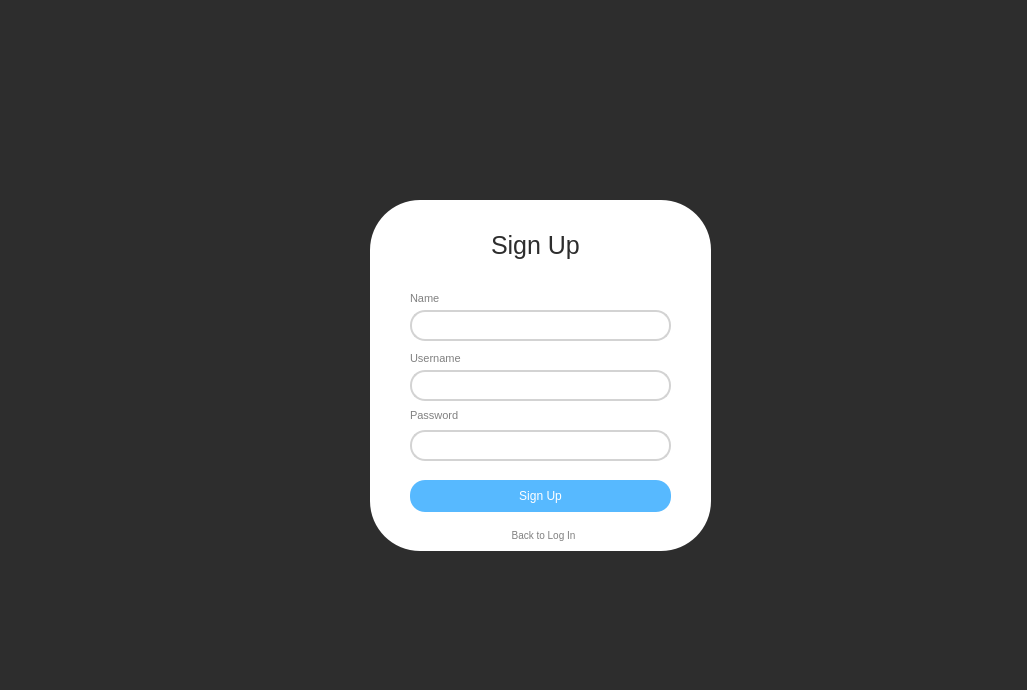
<?xml version="1.0" encoding="UTF-8"?>
<ui version="4.0">
 <class>LoginWindow</class>
 <widget class="QMainWindow" name="LoginWindow">
  <property name="geometry">
   <rect>
    <x>0</x>
    <y>0</y>
    <width>1027</width>
    <height>690</height>
   </rect>
  </property>
  <property name="font">
   <font>
    <family>.AppleSystemUIFont</family>
   </font>
  </property>
  <property name="windowTitle">
   <string>MainWindow</string>
  </property>
  <property name="styleSheet">
   <string notr="true">QWidget {
    background-color: #2D2D2D;
}
</string>
  </property>
  <widget class="QWidget" name="centralwidget">
   <widget class="QStackedWidget" name="stackedWidget">
    <property name="geometry">
     <rect>
      <x>20</x>
      <y>10</y>
      <width>991</width>
      <height>621</height>
     </rect>
    </property>
    <property name="currentIndex">
     <number>4</number>
    </property>
    <widget class="QWidget" name="page1">
     <widget class="QPushButton" name="helpButton">
      <property name="geometry">
       <rect>
        <x>689</x>
        <y>490</y>
        <width>51</width>
        <height>41</height>
       </rect>
      </property>
      <property name="styleSheet">
       <string notr="true">QPushButton {
    background-color: white;
    color: #2D2D2D;
    border-radius: 17px; 
	font-family: &quot;Century Gothic&quot;, sans-serif;
	font-size: 20px;
}




</string>
      </property>
      <property name="text">
       <string>?</string>
      </property>
     </widget>
     <widget class="QLabel" name="label">
      <property name="geometry">
       <rect>
        <x>370</x>
        <y>310</y>
        <width>71</width>
        <height>16</height>
       </rect>
      </property>
      <property name="styleSheet">
       <string notr="true">QLabel {
    background: transparent;
    color: gray;
	font-size: 11px;
 font-family: &quot;Century Gothic&quot;, sans-serif;
}
</string>
      </property>
      <property name="text">
       <string>Username</string>
      </property>
     </widget>
     <widget class="QPushButton" name="loginButton">
      <property name="geometry">
       <rect>
        <x>370</x>
        <y>460</y>
        <width>261</width>
        <height>32</height>
       </rect>
      </property>
      <property name="styleSheet">
       <string notr="true">QPushButton {
    background-color: #57B9FF;
    color: white;
    border-radius: 15px;
    font-family: &quot;Century Gothic&quot;, sans-serif;
}
</string>
      </property>
      <property name="text">
       <string>Log In</string>
      </property>
     </widget>
     <widget class="QLabel" name="label_6">
      <property name="geometry">
       <rect>
        <x>420</x>
        <y>86</y>
        <width>151</width>
        <height>51</height>
       </rect>
      </property>
      <property name="font">
       <font>
        <family>Impact</family>
        <pointsize>-1</pointsize>
        <bold>true</bold>
       </font>
      </property>
      <property name="styleSheet">
       <string notr="true">QLabel {
    background-color: none;
    color: white;
    border: 0px solid gray;
    border-radius: 10px;
    padding: 5px;
    font-size: 40px;
font-family: &quot;Impact&quot;, sans-serif;
    font-weight: bold;
}</string>
      </property>
      <property name="text">
       <string>NAS APP</string>
      </property>
     </widget>
     <widget class="QLabel" name="label_3">
      <property name="geometry">
       <rect>
        <x>370</x>
        <y>250</y>
        <width>71</width>
        <height>16</height>
       </rect>
      </property>
      <property name="styleSheet">
       <string notr="true">QLabel {
    background: transparent;
    color: gray;
	font-size: 11px;
 font-family: &quot;Century Gothic&quot;, sans-serif;
}
</string>
      </property>
      <property name="text">
       <string>Name</string>
      </property>
     </widget>
     <widget class="QFrame" name="frame">
      <property name="geometry">
       <rect>
        <x>330</x>
        <y>160</y>
        <width>341</width>
        <height>371</height>
       </rect>
      </property>
      <property name="styleSheet">
       <string notr="true">QFrame {
    background-color: white; 
    border: 0px solid lightgray; 
    border-radius: 50px; 
    padding: 10px; 
}
</string>
      </property>
      <property name="frameShape">
       <enum>QFrame::Shape::StyledPanel</enum>
      </property>
      <property name="frameShadow">
       <enum>QFrame::Shadow::Raised</enum>
      </property>
      <widget class="QLineEdit" name="NameLineEdit">
       <property name="geometry">
        <rect>
         <x>40</x>
         <y>110</y>
         <width>261</width>
         <height>31</height>
        </rect>
       </property>
       <property name="styleSheet">
        <string notr="true">QLineEdit {
background-color: white; 
color: black; 
border: 2px solid lightgray;
border-radius: 15px; 
padding: 5px;

}



</string>
       </property>
      </widget>
      <widget class="QPushButton" name="forgotButton">
       <property name="geometry">
        <rect>
         <x>193</x>
         <y>264</y>
         <width>121</width>
         <height>32</height>
        </rect>
       </property>
       <property name="styleSheet">
        <string notr="true">QPushButton {
    background-color: none; 
    color: grey; 
	font-size: 10px;
    border-radius: 15px; 
 font-family: &quot;Century Gothic&quot;, sans-serif;

}
</string>
       </property>
       <property name="text">
        <string>Forgot Password</string>
       </property>
      </widget>
      <widget class="QLabel" name="label_5">
       <property name="geometry">
        <rect>
         <x>100</x>
         <y>30</y>
         <width>151</width>
         <height>51</height>
        </rect>
       </property>
       <property name="styleSheet">
        <string notr="true">QLabel {
    background-color: none;
    color:  #2D2D2D;
    border: 0px solid gray;
    border-radius: 10px;
    padding: 5px;
    font-size: 25px;
 font-family: &quot;Century Gothic&quot;, sans-serif;
    font-weight: bold;
}
</string>
       </property>
       <property name="text">
        <string>Welcome</string>
       </property>
      </widget>
      <widget class="QLineEdit" name="usernameLineEdit">
       <property name="geometry">
        <rect>
         <x>40</x>
         <y>170</y>
         <width>261</width>
         <height>31</height>
        </rect>
       </property>
       <property name="styleSheet">
        <string notr="true">QLineEdit {
background-color: white; 
color: black; 
border: 2px solid lightgray;
border-radius: 15px; 
padding: 5px;
}

</string>
       </property>
      </widget>
      <widget class="QLineEdit" name="passwordLineEdit">
       <property name="geometry">
        <rect>
         <x>40</x>
         <y>230</y>
         <width>261</width>
         <height>31</height>
        </rect>
       </property>
       <property name="styleSheet">
        <string notr="true">QLineEdit {
background-color: white; 
color: black; 
border: 2px solid lightgray;
border-radius: 15px; 
padding: 5px;
}

</string>
       </property>
       <property name="echoMode">
        <enum>QLineEdit::EchoMode::Password</enum>
       </property>
      </widget>
      <widget class="QPushButton" name="signupPageButton">
       <property name="geometry">
        <rect>
         <x>90</x>
         <y>330</y>
         <width>161</width>
         <height>32</height>
        </rect>
       </property>
       <property name="styleSheet">
        <string notr="true">QPushButton {
    background-color: white;
    color: #57B9FF;
    border-radius: 15px;
    font-family: &quot;Century Gothic&quot;, sans-serif;
}
</string>
       </property>
       <property name="text">
        <string>Sign Up</string>
       </property>
      </widget>
     </widget>
     <widget class="QLabel" name="label_2">
      <property name="geometry">
       <rect>
        <x>370</x>
        <y>370</y>
        <width>60</width>
        <height>16</height>
       </rect>
      </property>
      <property name="styleSheet">
       <string notr="true">QLabel {
    background: transparent;
    color: gray;
	font-size: 11px;
 font-family: &quot;Century Gothic&quot;, sans-serif;
}
</string>
      </property>
      <property name="text">
       <string>Password</string>
      </property>
     </widget>
     <widget class="QLabel" name="label_31">
      <property name="geometry">
       <rect>
        <x>420</x>
        <y>90</y>
        <width>151</width>
        <height>51</height>
       </rect>
      </property>
      <property name="font">
       <font>
        <family>Impact</family>
        <pointsize>-1</pointsize>
        <bold>true</bold>
       </font>
      </property>
      <property name="styleSheet">
       <string notr="true">QLabel {
    background-color: none;
    color: #57B9FF;;
    border: 0px solid gray;
    border-radius: 10px;
    padding: 5px;
    font-size: 40px;
font-family: &quot;Impact&quot;, sans-serif;
    font-weight: bold;
}</string>
      </property>
      <property name="text">
       <string>NAS APP</string>
      </property>
     </widget>
     <zorder>label_31</zorder>
     <zorder>frame</zorder>
     <zorder>helpButton</zorder>
     <zorder>label</zorder>
     <zorder>loginButton</zorder>
     <zorder>label_6</zorder>
     <zorder>label_3</zorder>
     <zorder>label_2</zorder>
    </widget>
    <widget class="QWidget" name="page3">
     <widget class="QLabel" name="label_11">
      <property name="geometry">
       <rect>
        <x>380</x>
        <y>220</y>
        <width>261</width>
        <height>51</height>
       </rect>
      </property>
      <property name="styleSheet">
       <string notr="true">QLabel {
    background-color: none;
    color:  white;
    border: 0px solid gray;
    border-radius: 10px;
    padding: 5px;
    font-size: 25px;
 font-family: &quot;Century Gothic&quot;, sans-serif;
    font-weight: bold;
}
</string>
      </property>
      <property name="text">
       <string>Log in Successful</string>
      </property>
     </widget>
     <widget class="QPushButton" name="backButton">
      <property name="geometry">
       <rect>
        <x>420</x>
        <y>370</y>
        <width>151</width>
        <height>41</height>
       </rect>
      </property>
      <property name="styleSheet">
       <string notr="true">QPushButton {
    background-color: white;
    color: #2D2D2D;
    border-radius: 17px; 
	font-family: &quot;Century Gothic&quot;, sans-serif;
	font-size: 15px;
}




</string>
      </property>
      <property name="text">
       <string>Back to Log In</string>
      </property>
     </widget>
     <widget class="QLabel" name="label_13">
      <property name="geometry">
       <rect>
        <x>392</x>
        <y>270</y>
        <width>261</width>
        <height>51</height>
       </rect>
      </property>
      <property name="styleSheet">
       <string notr="true">QLabel {
    background-color: none;
    color:  white;
    border: 0px solid gray;
    border-radius: 10px;
    padding: 5px;
    font-size: 15px;
 font-family: &quot;Century Gothic&quot;, sans-serif;
    font-weight: bold;
}
</string>
      </property>
      <property name="text">
       <string>&lt;connect to home page&gt;</string>
      </property>
     </widget>
    </widget>
    <widget class="QWidget" name="page2">
     <widget class="QLabel" name="label_7">
      <property name="geometry">
       <rect>
        <x>420</x>
        <y>110</y>
        <width>151</width>
        <height>51</height>
       </rect>
      </property>
      <property name="styleSheet">
       <string notr="true">QLabel {
    background-color: none;
    color:  white;
    border: 0px solid gray;
    border-radius: 10px;
    padding: 5px;
    font-size: 25px;
 font-family: &quot;Century Gothic&quot;, sans-serif;
    font-weight: bold;
}
</string>
      </property>
      <property name="text">
       <string>Help page</string>
      </property>
     </widget>
     <widget class="QLabel" name="label_8">
      <property name="geometry">
       <rect>
        <x>220</x>
        <y>130</y>
        <width>731</width>
        <height>131</height>
       </rect>
      </property>
      <property name="styleSheet">
       <string notr="true">QLabel {
    background-color: none;
    color:  white;
    border: 0px solid gray;
    border-radius: 10px;
    padding: 5px;
    font-size: 15px;
 font-family: &quot;Century Gothic&quot;, sans-serif;
    font-weight: bold;
}
</string>
      </property>
      <property name="text">
       <string>This project creates a local file storage system using a Raspberry Pi with a</string>
      </property>
     </widget>
     <widget class="QPushButton" name="backButton_2">
      <property name="geometry">
       <rect>
        <x>440</x>
        <y>380</y>
        <width>121</width>
        <height>41</height>
       </rect>
      </property>
      <property name="styleSheet">
       <string notr="true">QPushButton {
    background-color: white;
    color: #2D2D2D;
    border-radius: 17px; 
	font-family: &quot;Century Gothic&quot;, sans-serif;
	font-size: 15px;
}




</string>
      </property>
      <property name="text">
       <string>Back</string>
      </property>
     </widget>
     <widget class="QLabel" name="label_9">
      <property name="geometry">
       <rect>
        <x>230</x>
        <y>160</y>
        <width>581</width>
        <height>131</height>
       </rect>
      </property>
      <property name="styleSheet">
       <string notr="true">QLabel {
    background-color: none;
    color:  white;
    border: 0px solid gray;
    border-radius: 10px;
    padding: 5px;
    font-size: 15px;
 font-family: &quot;Century Gothic&quot;, sans-serif;
    font-weight: bold;
}
</string>
      </property>
      <property name="text">
       <string>desktop app for uploading, downloading, and managing files securely.</string>
      </property>
     </widget>
     <widget class="QLabel" name="label_10">
      <property name="geometry">
       <rect>
        <x>398</x>
        <y>190</y>
        <width>581</width>
        <height>131</height>
       </rect>
      </property>
      <property name="styleSheet">
       <string notr="true">QLabel {
    background-color: none;
    color:  white;
    border: 0px solid gray;
    border-radius: 10px;
    padding: 5px;
    font-size: 15px;
 font-family: &quot;Century Gothic&quot;, sans-serif;
    font-weight: bold;
}
</string>
      </property>
      <property name="text">
       <string>&lt;insert more instructions&gt;</string>
      </property>
     </widget>
    </widget>
    <widget class="QWidget" name="page4">
     <widget class="QLabel" name="label_12">
      <property name="geometry">
       <rect>
        <x>390</x>
        <y>180</y>
        <width>261</width>
        <height>51</height>
       </rect>
      </property>
      <property name="styleSheet">
       <string notr="true">QLabel {
    background-color: none;
    color:  white;
    border: 0px solid gray;
    border-radius: 10px;
    padding: 5px;
    font-size: 25px;
 font-family: &quot;Century Gothic&quot;, sans-serif;
    font-weight: bold;
}
</string>
      </property>
      <property name="text">
       <string>Forgot Password</string>
      </property>
     </widget>
     <widget class="QPushButton" name="backButton_3">
      <property name="geometry">
       <rect>
        <x>340</x>
        <y>380</y>
        <width>151</width>
        <height>41</height>
       </rect>
      </property>
      <property name="styleSheet">
       <string notr="true">QPushButton {
    background-color: white;
    color: #2D2D2D;
    border-radius: 17px; 
	font-family: &quot;Century Gothic&quot;, sans-serif;
	font-size: 15px;
}




</string>
      </property>
      <property name="text">
       <string>Back to Log In</string>
      </property>
     </widget>
     <widget class="QLabel" name="label_14">
      <property name="geometry">
       <rect>
        <x>300</x>
        <y>250</y>
        <width>431</width>
        <height>51</height>
       </rect>
      </property>
      <property name="styleSheet">
       <string notr="true">QLabel {
    background-color: none;
    color:  white;
    border: 0px solid gray;
    border-radius: 10px;
    padding: 5px;
    font-size: 15px;
 font-family: &quot;Century Gothic&quot;, sans-serif;
    font-weight: bold;
}
</string>
      </property>
      <property name="text">
       <string>Enter your username and we will retrieve your password:</string>
      </property>
     </widget>
     <widget class="QLineEdit" name="NameLineEdit_2">
      <property name="geometry">
       <rect>
        <x>370</x>
        <y>310</y>
        <width>261</width>
        <height>31</height>
       </rect>
      </property>
      <property name="styleSheet">
       <string notr="true">QLineEdit {
background-color: white; 
color: black; 
border: 2px solid lightgray;
border-radius: 15px; 
padding: 5px;

}



</string>
      </property>
     </widget>
     <widget class="QPushButton" name="retrieveButton">
      <property name="geometry">
       <rect>
        <x>510</x>
        <y>380</y>
        <width>151</width>
        <height>41</height>
       </rect>
      </property>
      <property name="styleSheet">
       <string notr="true">QPushButton {
    background-color: white;
    color: #2D2D2D;
    border-radius: 17px; 
	font-family: &quot;Century Gothic&quot;, sans-serif;
	font-size: 15px;
}




</string>
      </property>
      <property name="text">
       <string>Retrieve Password</string>
      </property>
     </widget>
    </widget>
    <widget class="QWidget" name="page5">
     <widget class="QFrame" name="frame_3">
      <property name="geometry">
       <rect>
        <x>350</x>
        <y>190</y>
        <width>341</width>
        <height>351</height>
       </rect>
      </property>
      <property name="styleSheet">
       <string notr="true">QFrame {
    background-color: white; 
    border: 0px solid lightgray; 
    border-radius: 50px; 
    padding: 10px; 
}
</string>
      </property>
      <property name="frameShape">
       <enum>QFrame::Shape::StyledPanel</enum>
      </property>
      <property name="frameShadow">
       <enum>QFrame::Shadow::Raised</enum>
      </property>
      <widget class="QLineEdit" name="NameLineEdit_signup">
       <property name="geometry">
        <rect>
         <x>40</x>
         <y>110</y>
         <width>261</width>
         <height>31</height>
        </rect>
       </property>
       <property name="styleSheet">
        <string notr="true">QLineEdit {
background-color: white; 
color: black; 
border: 2px solid lightgray;
border-radius: 15px; 
padding: 5px;

}



</string>
       </property>
      </widget>
      <widget class="QLabel" name="label_27">
       <property name="geometry">
        <rect>
         <x>110</x>
         <y>20</y>
         <width>151</width>
         <height>51</height>
        </rect>
       </property>
       <property name="styleSheet">
        <string notr="true">QLabel {
    background-color: none;
    color:  #2D2D2D;
    border: 0px solid gray;
    border-radius: 10px;
    padding: 5px;
    font-size: 25px;
 font-family: &quot;Century Gothic&quot;, sans-serif;
 
}
</string>
       </property>
       <property name="text">
        <string>Sign Up</string>
       </property>
      </widget>
      <widget class="QLineEdit" name="usernameLineEdit_signup">
       <property name="geometry">
        <rect>
         <x>40</x>
         <y>170</y>
         <width>261</width>
         <height>31</height>
        </rect>
       </property>
       <property name="styleSheet">
        <string notr="true">QLineEdit {
background-color: white; 
color: black; 
border: 2px solid lightgray;
border-radius: 15px; 
padding: 5px;
}

</string>
       </property>
      </widget>
      <widget class="QLineEdit" name="passwordLineEdit_signup">
       <property name="geometry">
        <rect>
         <x>40</x>
         <y>230</y>
         <width>261</width>
         <height>31</height>
        </rect>
       </property>
       <property name="styleSheet">
        <string notr="true">QLineEdit {
background-color: white; 
color: black; 
border: 2px solid lightgray;
border-radius: 15px; 
padding: 5px;
}

</string>
       </property>
       <property name="echoMode">
        <enum>QLineEdit::EchoMode::Password</enum>
       </property>
      </widget>
      <widget class="QPushButton" name="signupButton">
       <property name="geometry">
        <rect>
         <x>40</x>
         <y>280</y>
         <width>261</width>
         <height>32</height>
        </rect>
       </property>
       <property name="styleSheet">
        <string notr="true">QPushButton {
    background-color: #57B9FF;
    color: white;
    border-radius: 15px;
    font-family: &quot;Century Gothic&quot;, sans-serif;
}
</string>
       </property>
       <property name="text">
        <string>Sign Up</string>
       </property>
      </widget>
      <widget class="QPushButton" name="backButton_7">
       <property name="geometry">
        <rect>
         <x>98</x>
         <y>320</y>
         <width>151</width>
         <height>31</height>
        </rect>
       </property>
       <property name="styleSheet">
        <string notr="true">QPushButton {
    background-color: white;
    color: grey;
    border-radius: 17px; 
	font-family: &quot;Century Gothic&quot;, sans-serif;
	font-size: 10px;
}




</string>
       </property>
       <property name="text">
        <string>Back to Log In</string>
       </property>
      </widget>
     </widget>
     <widget class="QLabel" name="label_28">
      <property name="geometry">
       <rect>
        <x>390</x>
        <y>280</y>
        <width>71</width>
        <height>16</height>
       </rect>
      </property>
      <property name="styleSheet">
       <string notr="true">QLabel {
    background: transparent;
    color: gray;
	font-size: 11px;
 font-family: &quot;Century Gothic&quot;, sans-serif;
}
</string>
      </property>
      <property name="text">
       <string>Name</string>
      </property>
     </widget>
     <widget class="QLabel" name="label_29">
      <property name="geometry">
       <rect>
        <x>390</x>
        <y>340</y>
        <width>71</width>
        <height>16</height>
       </rect>
      </property>
      <property name="styleSheet">
       <string notr="true">QLabel {
    background: transparent;
    color: gray;
	font-size: 11px;
 font-family: &quot;Century Gothic&quot;, sans-serif;
}
</string>
      </property>
      <property name="text">
       <string>Username</string>
      </property>
     </widget>
     <widget class="QLabel" name="label_30">
      <property name="geometry">
       <rect>
        <x>390</x>
        <y>400</y>
        <width>50</width>
        <height>10</height>
       </rect>
      </property>
      <property name="styleSheet">
       <string notr="true">QLabel {
    background: transparent;
    color: gray;
	font-size: 11px;
 font-family: &quot;Century Gothic&quot;, sans-serif;
}
</string>
      </property>
      <property name="text">
       <string>Password</string>
      </property>
     </widget>
    </widget>
   </widget>
  </widget>
  <widget class="QMenuBar" name="menubar">
   <property name="geometry">
    <rect>
     <x>0</x>
     <y>0</y>
     <width>1027</width>
     <height>24</height>
    </rect>
   </property>
  </widget>
  <widget class="QStatusBar" name="statusbar"/>
 </widget>
 <resources/>
 <connections/>
</ui>
